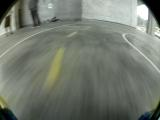
#> input picture pic.jpg, 160 x 120 px
$ python -i lane_detection.py   (imports and definitions only)
#> lines starting #> are read from the running program, lines starting #| are printed output that depends on the picture; after the words box and inside, x2 and y2 are one past the last pixel; in counts of white or black regions, pixels touching at a corner belong together
import numpy as np
import cv2

def processY(img_path):
    # load color (hsv) and grayscale images
#> called with img_path = 'pic.jpg'
    img = cv2.imread(img_path, cv2.IMREAD_COLOR)
#> img is the input picture: shape (120, 160, 3); mean B, G, R 110.7, 121, 115
    gray = cv2.imread(img_path, cv2.IMREAD_GRAYSCALE)
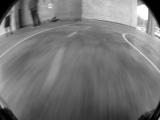
#> gray: shape (120, 160); min 0, max 255, mean 118.1
    hsv = cv2.cvtColor(img, cv2.COLOR_RGB2HSV)
#> hsv: shape (120, 160, 3); mean H, S, V 68, 29.3, 121.1

    # limits of yellow mask
    lower_yellow = np.array([50, 50, 50], dtype='uint8')
    upper_yellow = np.array([110, 255, 255], dtype='uint8')
    mask_yellow = cv2.inRange(hsv, lower_yellow, upper_yellow)
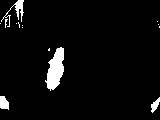
#> mask_yellow: shape (120, 160); 4.5% white; 14 white regions (10 under 20 px), largest, box (x1, y1, x2, y2) and area: (45, 47, 64, 91) 511, (1, 0, 24, 27) 150, (0, 96, 9, 110) 100, (151, 97, 160, 113) 72

    yw = cv2.bitwise_and(gray, mask_yellow)
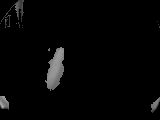
#> yw: shape (120, 160); min 0, max 177, mean 5.3

    # reduce noise
    gauss_gray = cv2.GaussianBlur(yw, (5, 5), 0)
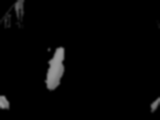
#> gauss_gray: shape (120, 160); min 0, max 153, mean 5.3

    # canny edge
    low_threshold = 50
    high_threshold = 160
    canny_edges = cv2.Canny(gauss_gray, low_threshold, high_threshold)
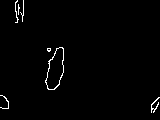
#> canny_edges: shape (120, 160); 1.4% white in thin lines or dots
    return canny_edges

def processW(img_path):
    # load color (hsv) and grayscale images
#> called with img_path = 'pic.jpg'
    img = cv2.imread(img_path, cv2.IMREAD_COLOR)
    gray = cv2.imread(img_path, cv2.IMREAD_GRAYSCALE)
    hsv = cv2.cvtColor(img, cv2.COLOR_RGB2HSV)

    # limits of yellow mask
    lower_white = np.array([0, 0, 0], dtype='uint8')
    upper_white = np.array([255, 255, 255], dtype='uint8')
    mask_white = cv2.inRange(hsv, lower_white, upper_white)
#> mask_white: shape (120, 160); every value is 255

    yw = cv2.bitwise_and(gray, mask_white)

    # reduce noise
    gauss_gray = cv2.GaussianBlur(yw, (3, 3), 0)

    # canny edge
    low_threshold = 50
    high_threshold = 160
    canny_edges = cv2.Canny(gauss_gray, low_threshold, high_threshold)
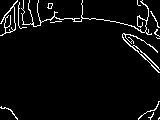
#> canny_edges: shape (120, 160); 4.4% white in thin lines or dots
    return canny_edges

def process(img_path):

    y = processY(img_path)
    w = processW(img_path)
    final = y + w
    cv2.imwrite(img_path,final)

# [207 lines left out: functions crop, carproc, carcrop, colorProc, colorProc2, not called in this run]

>>> result = process('pic.jpg')

$ run again, on crop.png
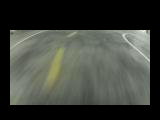
#> input picture crop.png, 160 x 120 px
#> in processY, img is the input picture: shape (120, 160, 3); mean B, G, R 58.8, 65.4, 62.3
#> hsv: shape (120, 160, 3); mean H, S, V 39.8, 13.8, 65.4
#> in processY, `mask_yellow = cv2.inRange(hsv, lower_yellow, upper_yellow)`:
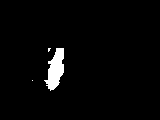
#> mask_yellow: shape (120, 160); 2.7% white; 3 white regions (2 under 20 px), largest, box (x1, y1, x2, y2) and area: (44, 48, 64, 91) 500
#> mask_white: shape (120, 160); every value is 255
#> in process, `final = y + w`:
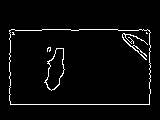
#> final: shape (120, 160); 3.6% white in thin lines or dots, all inside (x1, y1, x2, y2) = (9, 29, 151, 105)
